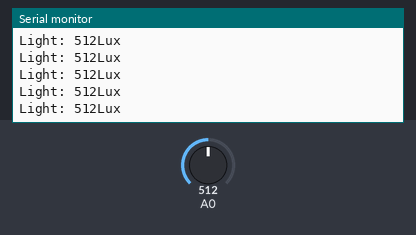
The sketch below on a simulated Arduino Uno, built with avr-gcc and run on an emulated ATmega328P. On the bench: the last lines printed to the serial monitor. The inputs (shaded band) are chosen by the test bench; at power-on: A0 = 512.

Above: at 1.2 s.
1.3 s: A0 set to 716
At 1.76 s:
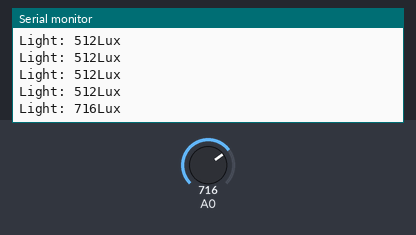
2.8 s: A0 set to 900
At 2.96 s:
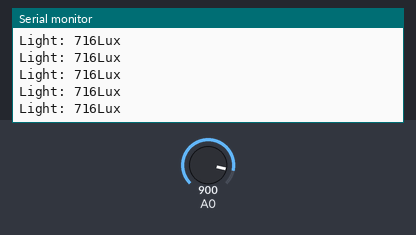
Timing chart, 0 to 5.8 s (numbered marks = the images above; inputs shaded):
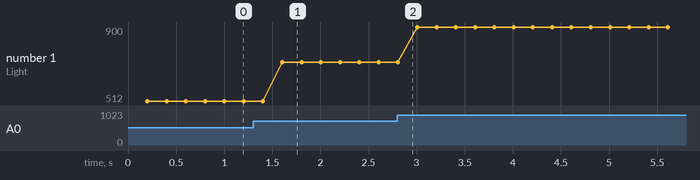

Measured:
- after the input at 1.3 s, the serial monitor: prints a new line after 0.30 s (image 1)
- plotted number 1: 512 → 716 after the input at 1.3 s, 716 → 900 after the input at 2.8 s

The sketch:

ldr.ino
```cpp
//#define LDRPIN A0   // Pin connected to the LDR sensor

void setup() {

pinMode(A0,INPUT);
Serial.begin(115200);
Serial.println("LDR Test!");
}

void loop() {

//  int ldrVal = 0;
//  const float GAMMA = 0.7;
//  const float RL10 = 50;

  //Getting the value of light
//  ldrVal = digitalRead(LDRPIN);
    int lux = 0;
    lux = analogRead(A0);

//  float voltage = ldrVal / 1024. * 5;
//  float resistance = 200 * voltage / (1 - voltage / 5);
//  float lux = pow(RL10 * pow(10, GAMMA) / resistance, (1 / GAMMA));

   delay(200); // Wait for 2 secondss
//  float lightLevel = map(lightValue, 0, 1023, 0, 100);
  Serial.print("Light: ");
  Serial.print(lux);
  Serial.print("Lux");
  Serial.println(" ");

//  delay(2000); // Wait for 2 seconds
}
```
